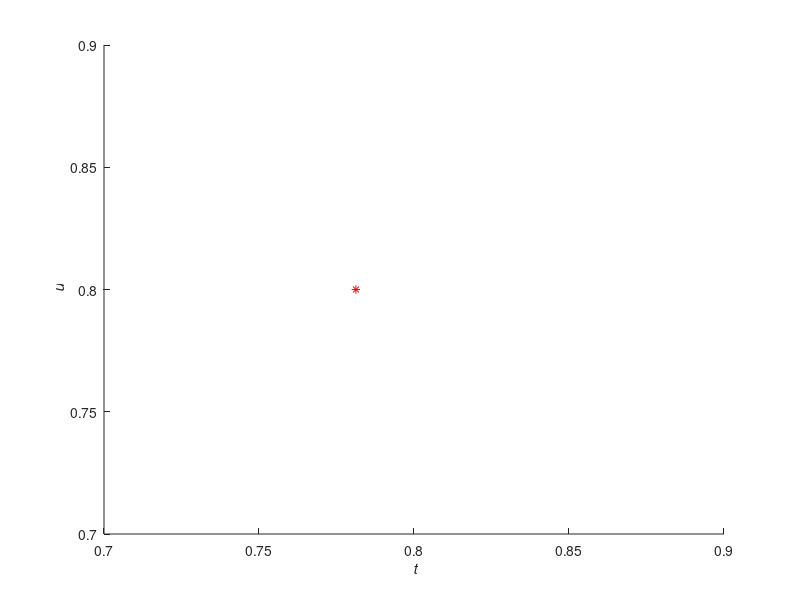

Source code (MATLAB): (Note: this script raises an error after producing the figure.)
%The time mesh on which we evaluate trajectories.
t_mesh = linspace(00,100,50000);

%Parameter values
a = 0.3;
b = 0.5;
%a=1
%b=1
tau = 0.89;

%The fixed point for the parameter values.
u_fixed = b + a;
v_fixed = b/((b+a).^2);

%The initial data.
u0 = @(t) u_fixed + 0.1.*(sin(sqrt(2)*t) + cos(t));
v0 = @(t) v_fixed + 0.1.*(sin(sqrt(2)*t) + cos(t));


%Plot the no delay trajectory.
figure
hold on;
xlabel('{\it t}');
ylabel('{\it u}');
plot(v_fixed,u_fixed,'r*', 'DisplayName','Fixed Point')
[u_values1, v_values1] = computeNoDelaySchnakenbergTrajectory(a,b,t_mesh,u0(0),v0(0),10e-18,10e9);
%plot(u_values1,v_values1, 'DisplayName',"No delay");
plot(t_mesh,u_values1, 'DisplayName',"No delay");


%Plot the fixed delay trajectory.
sol = computeFixedDelaySchnakenbergTrajectory(a,b,tau,max(t_mesh), u0,v0,10e-18,10e9);
%current_y_values = deval(sol, t_mesh);
current_y_values = deval(sol,t_mesh)
u_values = current_y_values(1,:);
v_values = current_y_values(2,:);
%plot(u_values,v_values, 'DisplayName',"Fixed delay");
plot(t_mesh,u_values, 'DisplayName',"Fixed delay");


sigma_amt = 5;
N=21;
sigma_values = linspace(tau*0.02,tau*0.2,sigma_amt);
for sigma_index = 1:sigma_amt
    current_sigma = sigma_values(sigma_index);


    [delay_values, weights] = computeGaussHermiteWeights(0,2*tau,tau,current_sigma,N);
    sol = computeDistributedDelaySchnakenbergTrajectory(a,b,double(delay_values), double(weights), max(t_mesh), u0,v0,10e-18,10e9);
    current_y_values = deval(sol,t_mesh)
    u_values = current_y_values(1,:);
    v_values = current_y_values(2,:);
    %plot(u_values,v_values, 'DisplayName',"\sigma = "+string(current_sigma));
    plot(t_mesh,u_values, 'DisplayName',"\sigma = "+string(current_sigma));
end

legend




